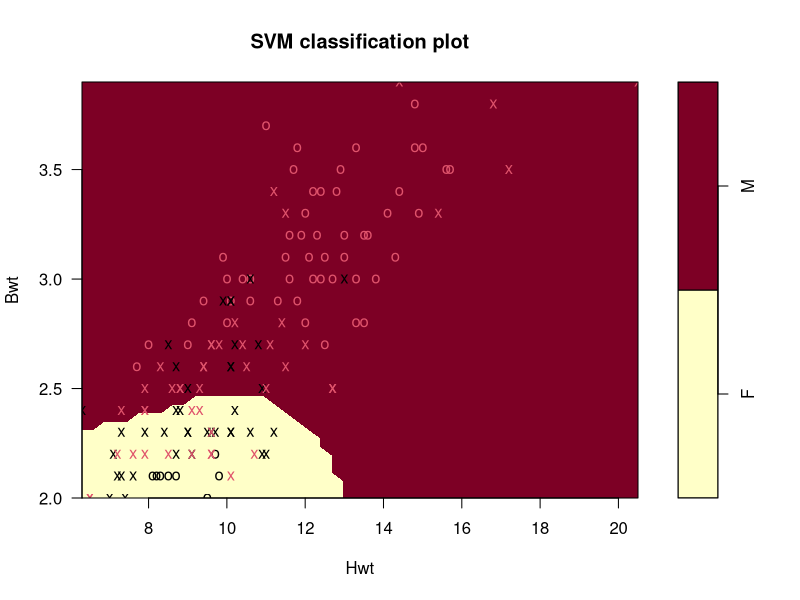
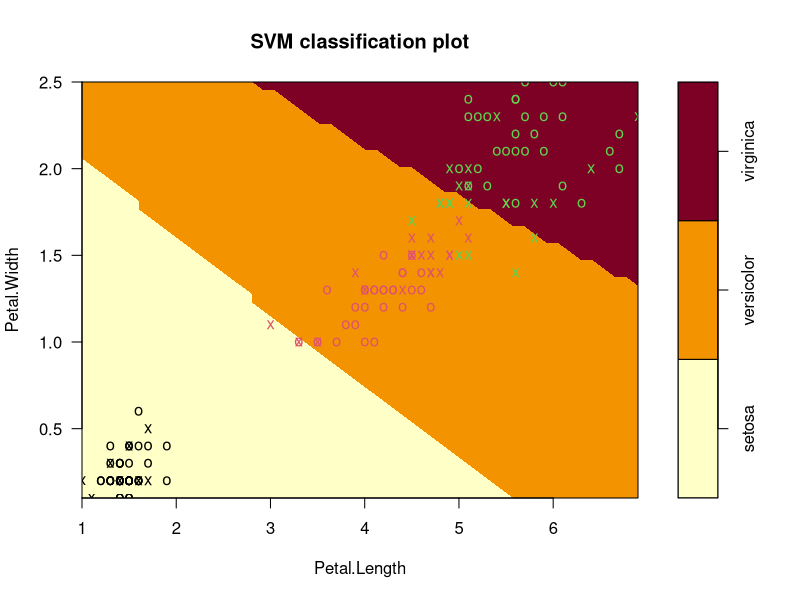
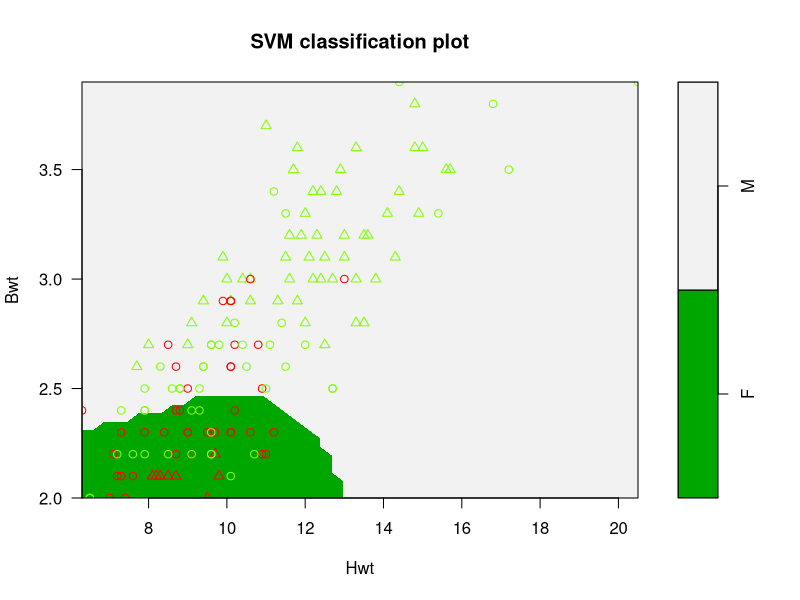

Write R code to recreate these figures, in order.
## ---- chunk 1
library(e1071)
library(MASS)
data(cats)
m= svm(Sex~., data = cats)
plot(m, cats)
## ---- chunk 2
data(iris)
m2=svm(Species~., data = iris)
plot(m2, iris, Petal.Width ~ Petal.Length, slice = list(Sepal.Width = 3, Sepal.Length = 4))

plot(m, cats, svSymbol = 1, dataSymbol = 2, symbolPalette = rainbow(4),color.palette =terrain.colors)
